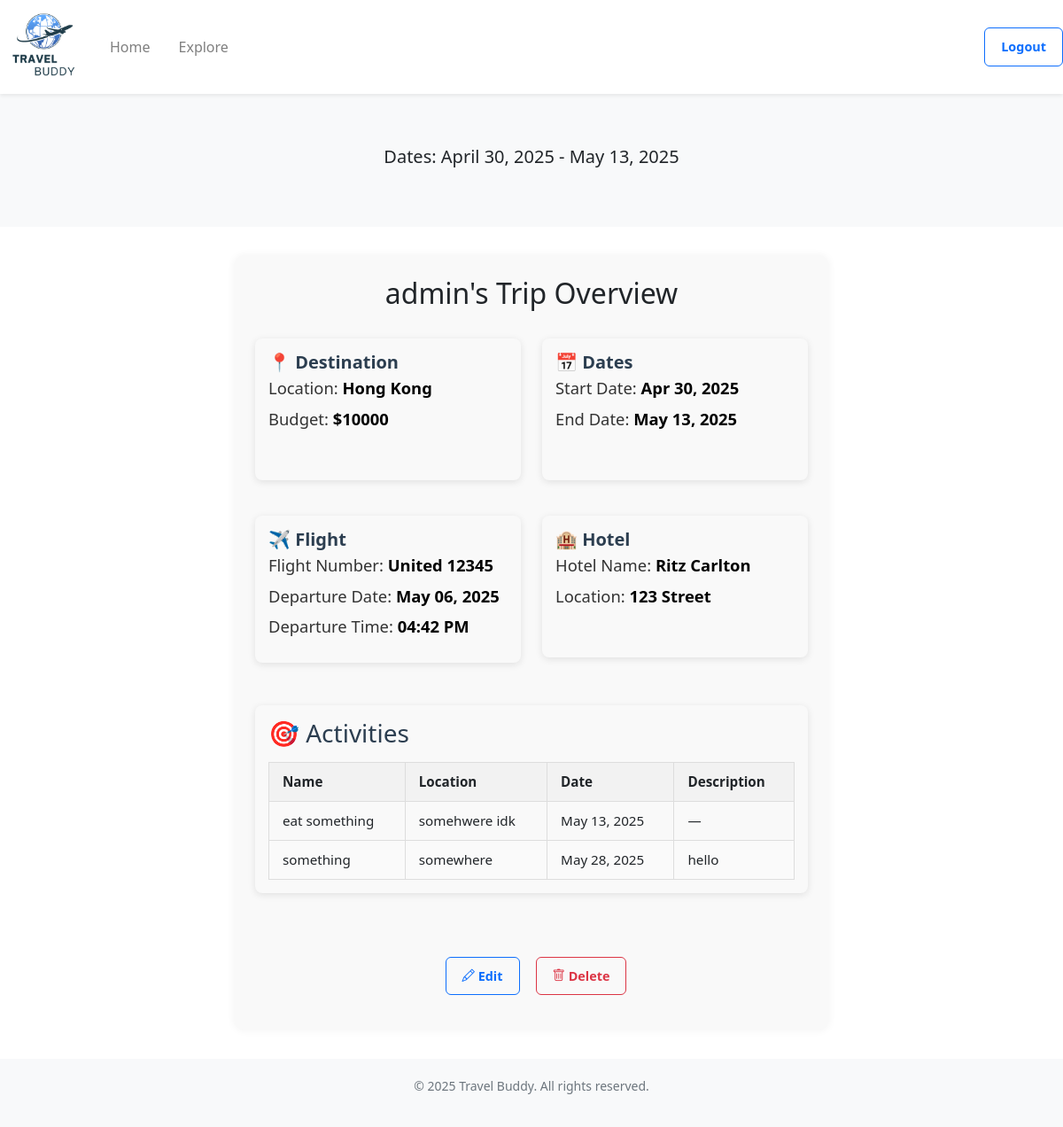
The app's page /plan/1 (signed in) with its own data.
### website/models.py (models this page shows)
class Trip(db.Model):
    __tablename__ = 'trip'
    id = db.Column(db.Integer, primary_key=True)
    destination = db.Column(db.String(200), nullable=False)
    start_date = db.Column(db.Date, nullable=False)
    end_date = db.Column(db.Date, nullable=False)
    travelers = db.Column(db.Integer)
    budget = db.Column(db.Integer)
    public = db.Column(db.Boolean, default=False)  # for sharing on explore page (False = private, True = public)
    user_id = db.Column(db.Integer, db.ForeignKey('user.id'))           # each trip belongs to a user
    flights = db.relationship('Flight', backref='trip', cascade="all, delete-orphan")
    hotels = db.relationship('Hotel', backref='trip', cascade="all, delete-orphan")
    activities = db.relationship('Activity', backref='trip', cascade="all, delete-orphan")
    bookings = db.relationship('Booking', backref='trip', cascade="all, delete-orphan")

class User(db.Model, UserMixin):
    __tablename__ = 'user'
    id = db.Column(db.Integer, primary_key=True)
    name = db.Column(db.String(200))
    email = db.Column(db.String(200), unique=True)
    password = db.Column(db.String(200))

class Flight(db.Model):
   __tablename__ = 'flight'
   id = db.Column(db.Integer, primary_key=True)
   airline = db.Column(db.String(200))
   flight_number = db.Column(db.Integer, nullable=False)
   departure_date = db.Column(db.Date, nullable=False)
   departure_time = db.Column(db.Time, nullable=False)
   trip_id = db.Column(db.Integer, db.ForeignKey('trip.id', ondelete="CASCADE"))

class Hotel(db.Model):
    __tablename__ = 'hotel'
    id = db.Column(db.Integer, primary_key=True)
    hotel_name = db.Column(db.String(200), nullable=False)
    location = db.Column(db.String(200), nullable=False)
    trip_id = db.Column(db.Integer, db.ForeignKey('trip.id', ondelete="CASCADE"))

class Activity(db.Model):
    __tablename__ = 'activity'
    id = db.Column(db.Integer, primary_key=True)
    activity_name = db.Column(db.String(200), nullable=False)
    location = db.Column(db.String(200), nullable=False)
    date = db.Column(db.Date, nullable=False)
    description = db.Column(db.String(500))
    trip_id = db.Column(db.Integer, db.ForeignKey('trip.id', ondelete="CASCADE"))

### website/views.py (the view)
@views.route('/plan/<int:trip_id>')
@login_required
def view_plan(trip_id):
    trip = Trip.query.get_or_404(trip_id)
    flight = Flight.query.filter_by(trip_id=trip_id).first()
    hotel = Hotel.query.filter_by(trip_id=trip_id).first()
    activities = Activity.query.filter_by(trip_id=trip_id).all()
    if trip.user_id != current_user.id:
        abort(403)
    return render_template("plan.html", user=current_user, trip=trip, flight=flight, hotel=hotel, activities=activities)

### website/__init__.py (called while the page is built)
def create_app():
    app = Flask(__name__)
    app.config['SECRET_KEY'] = 'asdfa asdfa'
    app.config['SQLALCHEMY_DATABASE_URI'] = f'sqlite:///{DB_NAME}'
    app.config['DATABASE'] = os.path.join(app.instance_path, DB_NAME)
    db.init_app(app)
    from .views import views
    from .auth import auth
    app.register_blueprint(views, url_prefix='/')
    app.register_blueprint(auth, url_prefix='/')
    from .models import User
    with app.app_context():
        if not path.exists(DB_NAME):
            db.create_all()
            print("Database created successfully")
    login_manager = LoginManager()
    login_manager.login_view = 'auth.login'
    login_manager.init_app(app)
    @login_manager.user_loader
    def load_user(id):
        return User.query.get(int(id))
    return app

### website/templates/plan.html (shortened to what this page needs)
<!DOCTYPE html>
<html>
  <head>
    <link rel="stylesheet" href="https://stackpath.bootstrapcdn.com/bootstrap/4.4.1/css/bootstrap.min.css" />
    <link href="https://cdn.jsdelivr.net/npm/bootstrap-icons/font/bootstrap-icons.css" rel="stylesheet" />
    <link rel="stylesheet" href="https://stackpath.bootstrapcdn.com/font-awesome/4.7.0/css/font-awesome.min.css" />
    <link href="https://cdn.jsdelivr.net/npm/bootstrap@5.3.0/dist/css/bootstrap.min.css" rel="stylesheet" />
  </head>
  <body class="min-vh-100 d-flex flex-column">
    <nav class="navbar navbar-expand-lg navbar-light bg-white shadow-sm">
      <a class="navbar-brand" href="/home">
        <img src="{{url_for('static', filename='images/logo.png')}}" class="d-inline-block align-top logo-nav" />
      </a>
      <div class="collapse navbar-collapse" id="navbar">
        <div class="navbar-nav">
          <a class="nav-item nav-link mr-3" id="home" href="/home">Home</a>
          <a class="nav-item nav-link" id="explore" href="/explore">Explore</a>
        </div>
        <div class="ml-auto">
          <a class="btn btn-outline-primary" id="logout" href="/" role="button">Logout</a>
        </div>
      </div>
    </nav>
    <section class="hero">
      <div class="container">
        <p style="text-align: center" class="lead mt-3 mb-4">Dates: {{ trip.start_date.strftime('%B %d, %Y') }} - {{ trip.end_date.strftime('%B %d, %Y') }}</p>
      </div>
    </section>
    <div class="trip-summary">
      <h2>{{ user.name }}'s Trip Overview</h2>
      <div class="row mt-3">
        <div class="col-md-6">
          <section class="trip-info-card">
            <h3 class="trip-info-title">📍 Destination</h3>
            <p class="trip-info-detail">Location: <strong>{{ trip.destination }}</strong></p>
            <p class="trip-info-detail">Budget: <strong>${{trip.budget}}</strong></p>
          </section>
        </div>
        <div class="col-md-6">
          <section class="trip-info-card">
            <h3 class="trip-info-title">📅 Dates</h3>
            <p class="trip-info-detail">Start Date: <strong>{{ trip.start_date.strftime('%b %d, %Y') }}</strong></p>
            <p class="trip-info-detail">End Date: <strong>{{ trip.end_date.strftime('%b %d, %Y') }}</strong></p>
          </section>
        </div>
      </div>
      <div class="row mt-3">
        {% if flight %}
        <div class="col-md-6">
          <section class="trip-info-card">
            <h3 class="trip-info-title">✈️ Flight</h3>
            <p class="trip-info-detail">Flight Number: <strong>{{ flight.airline }} {{ flight.flight_number }}</strong></p>
            <p class="trip-info-detail">Departure Date: <strong>{{ flight.departure_date.strftime('%b %d, %Y') }}</strong></p>
            <p class="trip-info-detail">Departure Time: <strong>{{ flight.departure_time.strftime('%I:%M %p') }}</strong></p>
          </section>
        </div>
        {% endif %} {% if hotel %}
        <div class="col-md-6">
          <section class="trip-info-card">
            <h3 class="trip-info-title">🏨 Hotel</h3>
            <p class="trip-info-detail">Hotel Name: <strong>{{ hotel.hotel_name }}</strong></p>
            <p class="trip-info-detail">Location: <strong>{{ hotel.location }}</strong></p>
          </section>
        </div>
        {% endif %}
      </div>
      {% if activities %}
      <div class="row mt-4">
        <div class="col-md-12">
          <section class="trip-info-card">
            <h3>🎯 Activities</h3>
            <table class="activity-table">
              <thead>
                <tr>
                  <th>Name</th>
                  <th>Location</th>
                  <th>Date</th>
                  <th>Description</th>
                </tr>
              </thead>
              <tbody>
                {% for activity in activities|sort(attribute='date') %}
                <tr>
                  <td>{{ activity.activity_name }}</td>
                  <td>{{ activity.location }}</td>
                  <td>{{ activity.date.strftime('%b %d, %Y') }}</td>
                  <td>{{ activity.description or '—' }}</td>
                </tr>
                {% endfor %}
              </tbody>
            </table>
          </section>
        </div>
      </div>
      {% endif %}
      <div class="d-flex justify-content-center mt-5 mb-3">
        <div class="d-flex gap-2">
          <a href="{{ url_for('views.edit_plan', trip_id=trip.id) }}" class="btn btn-sm btn-outline-primary"> <i class="bi bi-pencil"></i> Edit </a>
          <form action="{{ url_for('views.delete_plan', trip_id=trip.id) }}" method="POST" onsubmit="return confirm('Are you sure you want to delete this trip?');">
            <button type="submit" class="btn btn-sm btn-outline-danger"><i class="bi bi-trash"></i> Delete</button>
          </form>
        </div>
      </div>
    </div>
    <footer class="footer mt-auto">
      <div class="container">
        <p>© 2025 Travel Buddy. All rights reserved.</p>
      </div>
    </footer>
  </body>
</html>

### website/templates/plan.html (style rules this page uses)
.hero { background: #f8f9fa; padding: 40px 0; text-align: left; }
.footer { background: #f8f9fa; padding: 20px 0; text-align: center; font-size: 14px; color: #6c757d; }
.logo-nav { width: 100px; height: 80px; object-fit: contain; }
.trip-summary { max-width: 700px; margin: 2rem auto; padding: 1.5rem; border-radius: 12px; background-color: #f9f9f9; box-shadow: 0 0 10px rgba(0, 0, 0, 0.05); font-family: 'Segoe UI', sans-serif; }
.trip-summary section { margin-bottom: 1.5rem; }
.trip-summary h2 { text-align: center; margin-bottom: 2rem; }
.trip-summary h3 { margin-bottom: 0.5rem; color: #2c3e50; }
.activity-table { width: 100%; border-collapse: collapse; margin-top: 1rem; font-size: 0.95rem; }
.activity-table th, .activity-table td { padding: 10px 15px; border: 1px solid #ddd; text-align: left; }
.activity-table thead { background-color: #f2f2f2; }
.activity-table tr:nth-child(even) { background-color: #fafafa; }
.btn { display: inline-block; padding: 10px 18px; margin-left: 10px; font-size: 0.9rem; font-weight: bold; text-decoration: none; border-radius: 6px; cursor: pointer; }
.trip-info-card { min-height: 160px; min-width: 300px; background-color: #f9f9f9; border-radius: 8px; padding: 15px; margin-bottom: 20px; box-shadow: 0 2px 8px rgba(0, 0, 0, 0.1); }
.trip-info-title { font-size: 1.25rem; font-weight: 600; margin-bottom: 10px; color: #007bff; }
.trip-info-detail { font-size: 1.15rem; color: #333; line-height: 1; }
.trip-info-detail strong { color: #000; font-weight: 700; }

### records on screen
Trip: start_date "April 30, 2025", end_date "May 13, 2025", destination "Hong Kong", budget "10000", start_date "Apr 30, 2025"
User: name "admin"
Flight: airline "United", flight_number "12345", departure_date "May 06, 2025", departure_time "04:42 PM"
Hotel: hotel_name "Ritz Carlton", location "123 Street"
Activity: activity_name "eat something", location "somehwere idk", date "May 13, 2025", description "—"
Activity: activity_name "something", location "somewhere", date "May 28, 2025", description "hello"
